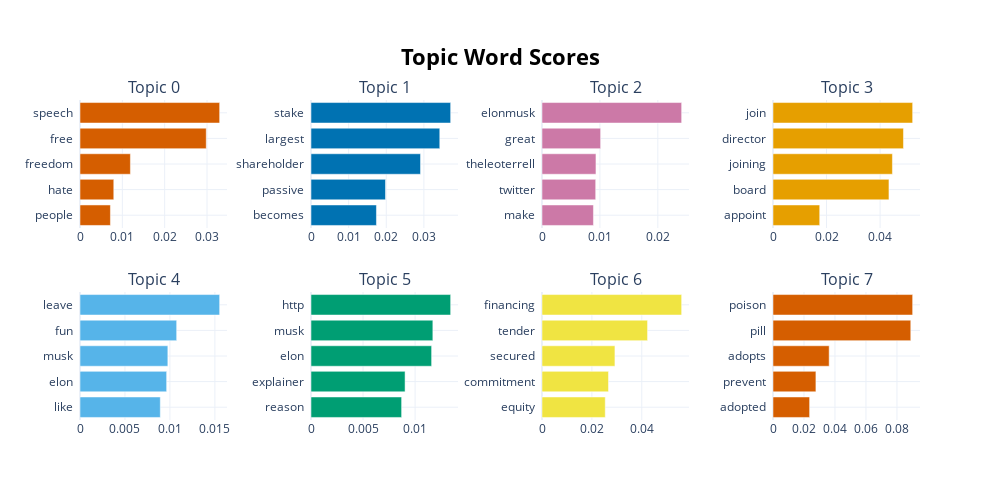

Notebook cell for this chart:
### Code cell
model.visualize_barchart()

### Figure 1 — Plotly figure (JSON) as saved in the notebook; plotly's stock layout.template omitted (floating-point values rounded to 4 significant figures)
{"data": [{"marker": {"color": "#D55E00"}, "orientation": "h", "type": "bar", "x": [0.007184, 0.00798, 0.01191, 0.02982, 0.03299], "xaxis": "x", "y": ["people  ", "hate  ", "freedom  ", "free  ", "speech  "], "yaxis": "y"}, {"marker": {"color": "#0072B2"}, "orientation": "h", "type": "bar", "x": [0.01739, 0.0198, 0.0291, 0.03422, 0.03711], "xaxis": "x2", "y": ["becomes  ", "passive  ", "shareholder  ", "largest  ", "stake  "], "yaxis": "y2"}, {"marker": {"color": "#CC79A7"}, "orientation": "h", "type": "bar", "x": [0.00888, 0.009271, 0.009316, 0.01012, 0.02411], "xaxis": "x3", "y": ["make  ", "twitter  ", "theleoterrell  ", "great  ", "elonmusk  "], "yaxis": "y3"}, {"marker": {"color": "#E69F00"}, "orientation": "h", "type": "bar", "x": [0.01745, 0.04331, 0.04461, 0.04873, 0.05216], "xaxis": "x4", "y": ["appoint  ", "board  ", "joining  ", "director  ", "join  "], "yaxis": "y4"}, {"marker": {"color": "#56B4E9"}, "orientation": "h", "type": "bar", "x": [0.00893, 0.009635, 0.00977, 0.01075, 0.01553], "xaxis": "x5", "y": ["like  ", "elon  ", "musk  ", "fun  ", "leave  "], "yaxis": "y5"}, {"marker": {"color": "#009E73"}, "orientation": "h", "type": "bar", "x": [0.008706, 0.009038, 0.01159, 0.01171, 0.01342], "xaxis": "x6", "y": ["reason  ", "explainer  ", "elon  ", "musk  ", "http  "], "yaxis": "y6"}, {"marker": {"color": "#F0E442"}, "orientation": "h", "type": "bar", "x": [0.02536, 0.02667, 0.02924, 0.04232, 0.05599], "xaxis": "x7", "y": ["equity  ", "commitment  ", "secured  ", "tender  ", "financing  "], "yaxis": "y7"}, {"marker": {"color": "#D55E00"}, "orientation": "h", "type": "bar", "x": [0.02363, 0.0277, 0.03626, 0.08893, 0.09014], "xaxis": "x8", "y": ["adopted  ", "prevent  ", "adopts  ", "pill  ", "poison  "], "yaxis": "y8"}], "layout": {"annotations": [{"font": {"size": 16}, "showarrow": false, "text": "Topic 0", "x": 0.0875, "xanchor": "center", "xref": "paper", "y": 1, "yanchor": "bottom", "yref": "paper"}, {"font": {"size": 16}, "showarrow": false, "text": "Topic 1", "x": 0.3625, "xanchor": "center", "xref": "paper", "y": 1, "yanchor": "bottom", "yref": "paper"}, {"font": {"size": 16}, "showarrow": false, "text": "Topic 2", "x": 0.6375, "xanchor": "center", "xref": "paper", "y": 1, "yanchor": "bottom", "yref": "paper"}, {"font": {"size": 16}, "showarrow": false, "text": "Topic 3", "x": 0.9125, "xanchor": "center", "xref": "paper", "y": 1, "yanchor": "bottom", "yref": "paper"}, {"font": {"size": 16}, "showarrow": false, "text": "Topic 4", "x": 0.0875, "xanchor": "center", "xref": "paper", "y": 0.4, "yanchor": "bottom", "yref": "paper"}, {"font": {"size": 16}, "showarrow": false, "text": "Topic 5", "x": 0.3625, "xanchor": "center", "xref": "paper", "y": 0.4, "yanchor": "bottom", "yref": "paper"}, {"font": {"size": 16}, "showarrow": false, "text": "Topic 6", "x": 0.6375, "xanchor": "center", "xref": "paper", "y": 0.4, "yanchor": "bottom", "yref": "paper"}, {"font": {"size": 16}, "showarrow": false, "text": "Topic 7", "x": 0.9125, "xanchor": "center", "xref": "paper", "y": 0.4, "yanchor": "bottom", "yref": "paper"}], "height": 500, "hoverlabel": {"bgcolor": "white", "font": {"family": "Rockwell", "size": 16}}, "showlegend": false, "title": {"font": {"color": "Black", "size": 22}, "text": "<b>Topic Word Scores", "x": 0.5, "xanchor": "center", "yanchor": "top"}, "width": 1000, "xaxis": {"anchor": "y", "domain": [0, 0.175], "showgrid": true}, "xaxis2": {"anchor": "y2", "domain": [0.275, 0.45], "showgrid": true}, "xaxis3": {"anchor": "y3", "domain": [0.55, 0.725], "showgrid": true}, "xaxis4": {"anchor": "y4", "domain": [0.825, 1], "showgrid": true}, "xaxis5": {"anchor": "y5", "domain": [0, 0.175], "showgrid": true}, "xaxis6": {"anchor": "y6", "domain": [0.275, 0.45], "showgrid": true}, "xaxis7": {"anchor": "y7", "domain": [0.55, 0.725], "showgrid": true}, "xaxis8": {"anchor": "y8", "domain": [0.825, 1], "showgrid": true}, "yaxis": {"anchor": "x", "domain": [0.6, 1], "showgrid": true}, "yaxis2": {"anchor": "x2", "domain": [0.6, 1], "showgrid": true}, "yaxis3": {"anchor": "x3", "domain": [0.6, 1], "showgrid": true}, "yaxis4": {"anchor": "x4", "domain": [0.6, 1], "showgrid": true}, "yaxis5": {"anchor": "x5", "domain": [0, 0.4], "showgrid": true}, "yaxis6": {"anchor": "x6", "domain": [0, 0.4], "showgrid": true}, "yaxis7": {"anchor": "x7", "domain": [0, 0.4], "showgrid": true}, "yaxis8": {"anchor": "x8", "domain": [0, 0.4], "showgrid": true}}}
